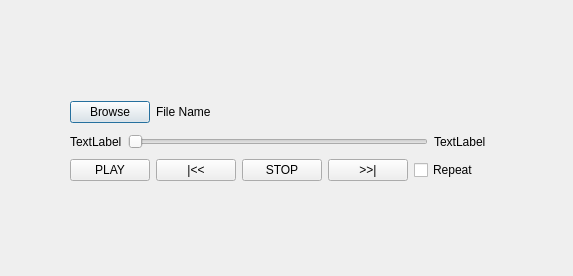
<?xml version="1.0" encoding="UTF-8"?>
<ui version="4.0">
 <class>NewClipDialog</class>
 <widget class="QDialog" name="NewClipDialog">
  <property name="geometry">
   <rect>
    <x>0</x>
    <y>0</y>
    <width>573</width>
    <height>276</height>
   </rect>
  </property>
  <property name="windowTitle">
   <string>Dialog</string>
  </property>
  <widget class="QWidget" name="">
   <property name="geometry">
    <rect>
     <x>70</x>
     <y>100</y>
     <width>416</width>
     <height>81</height>
    </rect>
   </property>
   <layout class="QVBoxLayout" name="verticalLayout">
    <item>
     <layout class="QHBoxLayout" name="horizontalLayout_4">
      <item>
       <widget class="QPushButton" name="pushButton_FileChooser">
        <property name="text">
         <string>Browse</string>
        </property>
       </widget>
      </item>
      <item>
       <widget class="QLabel" name="label_FileName">
        <property name="sizePolicy">
         <sizepolicy hsizetype="Expanding" vsizetype="Preferred">
          <horstretch>0</horstretch>
          <verstretch>0</verstretch>
         </sizepolicy>
        </property>
        <property name="text">
         <string>File Name</string>
        </property>
       </widget>
      </item>
     </layout>
    </item>
    <item>
     <layout class="QHBoxLayout" name="horizontalLayout_2">
      <item>
       <widget class="QLabel" name="label_Time">
        <property name="text">
         <string>TextLabel</string>
        </property>
       </widget>
      </item>
      <item>
       <widget class="QSlider" name="horizontalSlider">
        <property name="orientation">
         <enum>Qt::Horizontal</enum>
        </property>
       </widget>
      </item>
      <item>
       <widget class="QLabel" name="label_Remaining">
        <property name="text">
         <string>TextLabel</string>
        </property>
       </widget>
      </item>
     </layout>
    </item>
    <item>
     <layout class="QHBoxLayout" name="horizontalLayout">
      <item>
       <widget class="QPushButton" name="pushButton_Play">
        <property name="text">
         <string>PLAY</string>
        </property>
       </widget>
      </item>
      <item>
       <widget class="QPushButton" name="pushButton_SkipStart">
        <property name="text">
         <string>|&lt;&lt;</string>
        </property>
       </widget>
      </item>
      <item>
       <widget class="QPushButton" name="pushButton_Stop">
        <property name="text">
         <string>STOP</string>
        </property>
       </widget>
      </item>
      <item>
       <widget class="QPushButton" name="pushButton_SkipEnd">
        <property name="text">
         <string>&gt;&gt;|</string>
        </property>
       </widget>
      </item>
      <item>
       <widget class="QCheckBox" name="checkBox_Repeat">
        <property name="text">
         <string>Repeat</string>
        </property>
       </widget>
      </item>
     </layout>
    </item>
   </layout>
  </widget>
 </widget>
 <resources/>
 <connections/>
</ui>
